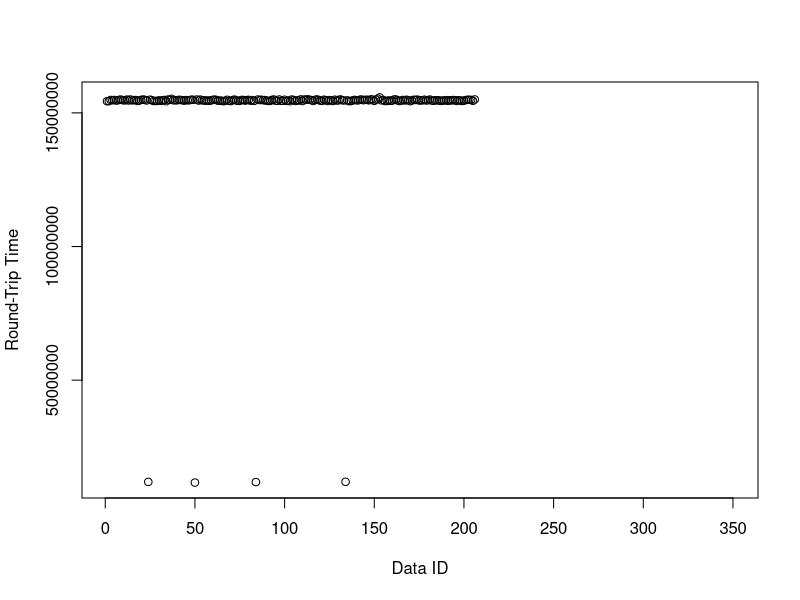
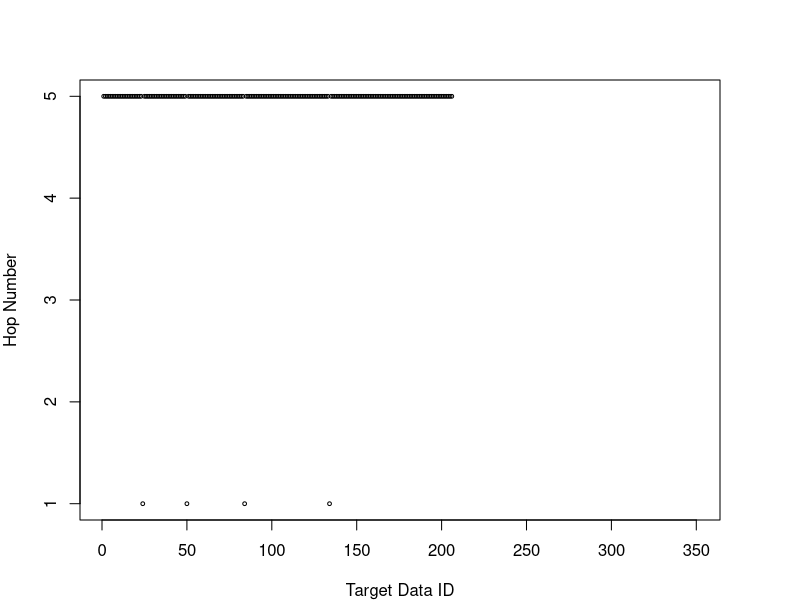
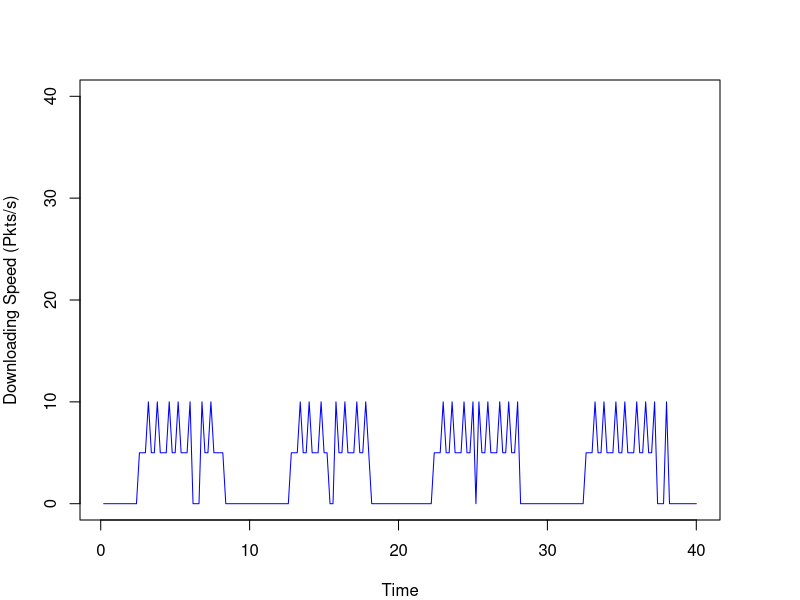

The R source for these figures, in order:
# Read Raw Data
rawData <- readLines("pure-ndn.txt")
options(scipen=999)

# Extract Data Data
dataPattern <- "^\\+([.0-9]*).* < DATA for ([0-9]*)$"
dataData <- regmatches(rawData, gregexpr(dataPattern, rawData))
dataData <- dataData[grep(dataPattern, dataData)]
for (i in 1:length(dataData)) {
  dataData[i] <- sub(dataPattern, "\\1 \\2", dataData[i])
}

# Extract Interest Data
interestPattern <- "^\\+([.0-9]*).*Interest for ([0-9]*)$"
interestData <- regmatches(rawData, gregexpr(interestPattern, rawData))
interestData <- interestData[grep(interestPattern, interestData)]
for (i in 1:length(interestData)) {
  interestData[i] <- sub(interestPattern, "\\1 \\2", interestData[i])
}

# Extract Hop Data
hopcountPattern <- "^\\+([.0-9]*).*Hop count: ([0-9]*)$"
hopData <- regmatches(rawData, gregexpr(hopcountPattern, rawData))
hopData <- hopData[grep(hopcountPattern, hopData)]
for (i in 1:length(hopData)) {
  hopData[i] <- sub(hopcountPattern, "\\1 \\2", hopData[i])
}

# Calculate RTT
df <- data.frame(index = numeric(length(dataData)),
                 sending = numeric(length(dataData)),
                 recieving = numeric(length(dataData)),
                 rtt = numeric(length(dataData)),
                 hopcount = numeric(length(dataData)),
                 stringsAsFactors = FALSE)

for (i in 1:length(dataData)) {
  item <- strsplit(as.character(dataData[i]), " ")
  index <- as.numeric(item[[1]][2])
  df$index[i] <- index
  recieveTime <- as.numeric(item[[1]][1])
  for (j in length(interestData):1) {
    item2 <- strsplit(as.character(interestData[j]), " ")
    index2 <- as.numeric(item2[[1]][2])
    sendTime <- as.numeric(item2[[1]][1])
    if (index2 - index == 0) {
      df$sending[i] <- sendTime
      df$recieving[i] <- recieveTime
      df$rtt[i] <- (recieveTime*1000000000 - sendTime*1000000000)# - 214296000
      break
    }
  }
  item3 <- strsplit(as.character(hopData[i]), " ")
  df$hopcount[i] <- as.numeric(item3[[1]][2])
}

# show plot
plot(df$rtt[1:350], xlab="Data ID", ylab="Round-Trip Time")
pdf("pure-ndn-hop-count.pdf",width=7,height=4) 
par(mar=c(4,4,4,4))
plot(df$hopcount[1:350], 
     xlab="Target Data ID", ylab="Hop Number", 
     ylim = c(1, 5),
     pch = 1, cex=0.5)
dev.off()
rttsum <- summary(df$rtt[1:100])

# packets received per sencod
scale <- 0.2
table_row <- 40/scale
df2 <- data.frame(second = numeric(table_row),
                  packetNum = numeric(table_row),
                  stringsAsFactors = FALSE)
for (i in 1:table_row) {
  df2$second[i] <- i*scale
  counter <- 0
  for (j in 1:nrow(df)) {
    recieveTime <- df$recieving[j]
    if (recieveTime <= i*scale && recieveTime > (i - 1)*scale ) {
      counter <- counter + 1
    }
  }
  df2$packetNum[i] <- counter
}
pdf("pure-ndn-downloading.pdf",width=7,height=4)
par(mar=c(4,4,4,4))
plot(df2$second[1:table_row], df2$packetNum[1:table_row]*(1/scale), 
     xlab="Time", ylab="Downloading Speed (Pkts/s)",
     ylim = c(0, 40),
     type="l", col="blue", cex=0.5, mar=c(0,0,0,0))
dev.off()
